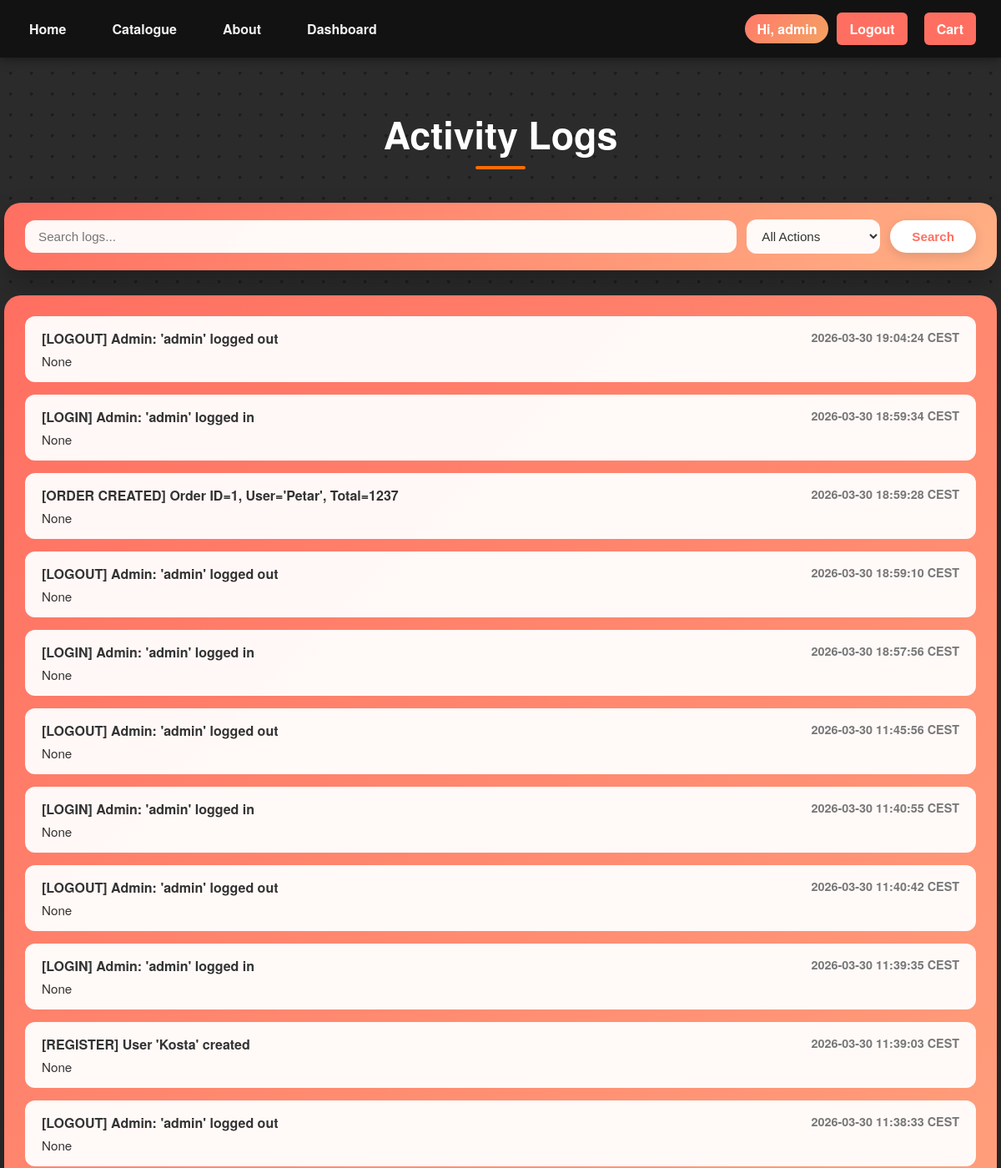
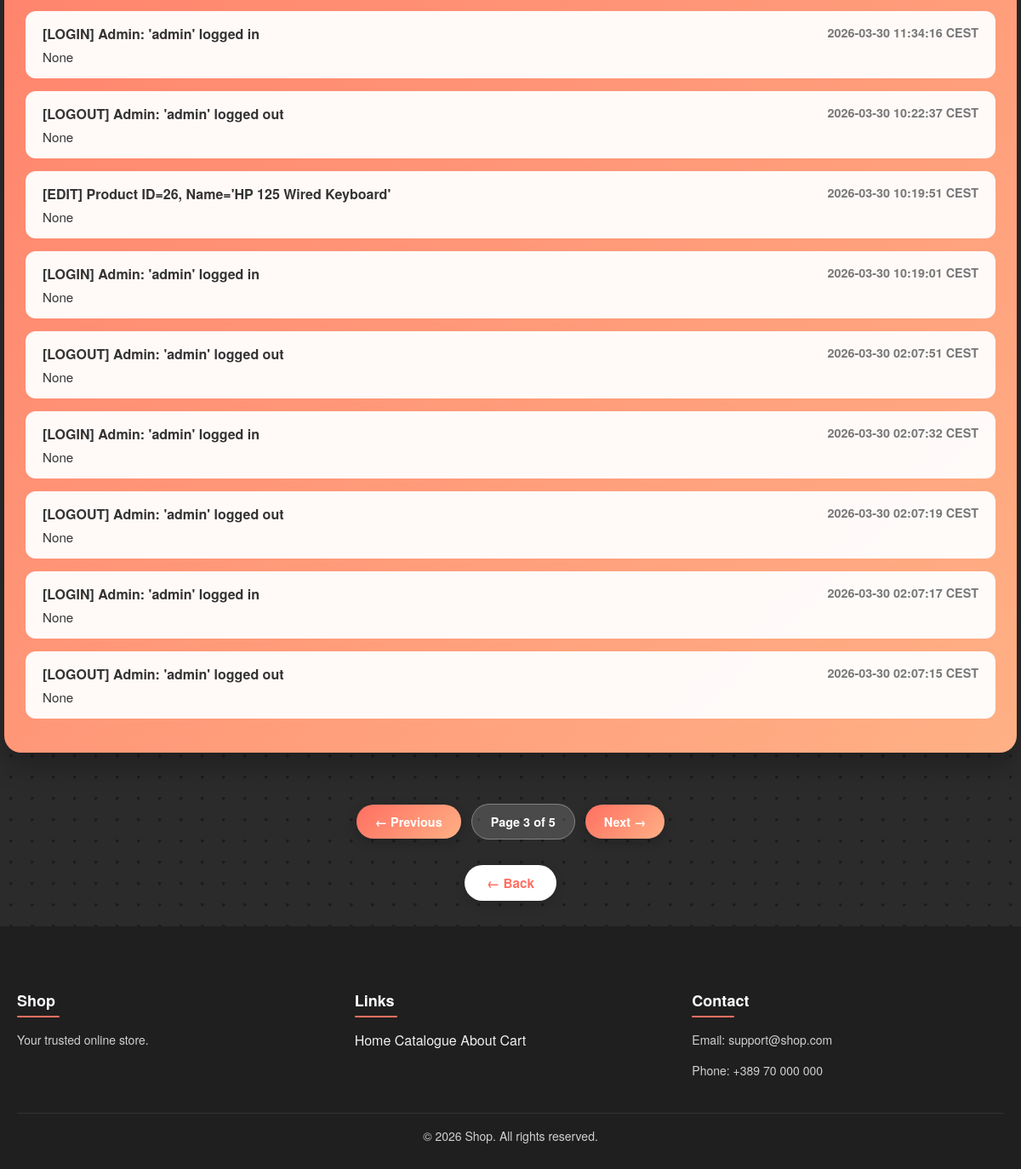
Page /dashboard/logs?page=3&q=&action= (signed in) on the committed database (2 pictures, top to bottom).
### models.py (models this page shows)
class Log(Base):
    __tablename__ = "logs"
    id = Column(Integer, primary_key=True)
    action = Column(String(255), nullable=False)
    user_id = Column(Integer)
    username = Column(String(120))
    message = Column(Text, nullable=True)
    timestamp = Column(DateTime, default=lambda: datetime.now(skopje_tz))

### app.py (the view)
@app.route("/dashboard/logs")
@admin_required
def logs():
    page = request.args.get('page', 1, type=int)
    q = request.args.get('q', '').strip()
    action_filter = request.args.get('action', '').strip()
    per_page = 20
    query = db_session.query(Log).order_by(Log.timestamp.desc())
    if q:
        query = query.filter(Log.action.ilike(f'%{q}%'))
    if action_filter:
        query = query.filter(Log.action.ilike(f'%[{action_filter.upper()}]%'))
    total = query.count()
    total_pages = max(ceil(total / per_page), 1)
    logs = query.offset((page - 1) * per_page).limit(per_page).all()
    return render_template('logs.html', logs=logs, page=page,
                           total_pages=total_pages, q=q, action=action_filter)

### templates/logs.html (shortened to what this page needs)
{% extends "layout.html" %}
{% block extra_css %}
<link rel="stylesheet" href="{{ url_for('static', filename='css/logs.css') }}">
{% endblock %}
{% block content %}
<h1 class="logs-title">Activity Logs</h1>
<form method="get" class="logs-search-form">
    <div class="logs-search-bar">
        <input type="text" name="q" placeholder="Search logs..." value="{{ q }}" class="logs-search-input">
        <select name="action" class="logs-search-select">
            <option value="">All Actions</option>
        </select>
        <button type="submit" class="logs-search-btn">Search</button>
    </div>
</form>
<div class="logs-container">
    {% for log in logs %}
        <div class="log-item {{ log.action }}">
            <div class="log-top">
                <span class="log-action">{{ log.action }}</span>
                <span class="log-time">{{ log.timestamp.strftime('%Y-%m-%d %H:%M:%S') }} CEST</span>
            </div>
            <div class="log-message">
                {{ log.message }}
            </div>
        </div>
    {% else %}
        <p class="no-logs">No logs found.</p>
    {% endfor %}
</div>
<div class="pagination">
    {% if page > 1 %}
        <a href="{{ url_for('logs', page=page-1, q=q, action=action) }}">← Previous</a>
    {% else %}
        <span class="disabled">← Previous</span>
    {% endif %}
    <span class="current-page">Page {{ page }} of {{ total_pages }}</span>
    {% if page < total_pages %}
        <a href="{{ url_for('logs', page=page+1, q=q, action=action) }}">Next →</a>
    {% else %}
        <span class="disabled">Next →</span>
    {% endif %}
</div>
<div style="text-align:center; margin: 30px 0;">
    <a href="{{ url_for('dashboard') }}" class="btn-back">← Back</a>
</div>
{% endblock %}

### static/css/logs.css (style rules this page uses)
body { background-color: #2b2b2b; background-image: radial-gradient(circle, #555 2px, transparent 2px); background-size: 25px 25px; background-blend-mode: overlay; font-family: 'Helvetica Neue', Helvetica, Arial, sans-serif; color: #fff; margin: 0; }
.logs-title { text-align: center; font-size: 2.8rem; font-weight: 700; margin: 60px 0 50px; position: relative; }
.logs-title::after { content: ""; position: absolute; bottom: -10px; left: 50%; transform: translateX(-50%); width: 60px; height: 4px; background: #ff6b00; border-radius: 2px; }
.logs-container { width: 95%; max-width: 1200px; margin: 0 auto 60px; padding: 25px; background: linear-gradient(135deg, #ff6f61, #ffb085); border-radius: 20px; box-shadow: 0 15px 30px rgba(0,0,0,0.25); }
.log-item { background: rgba(255,255,255,0.95); color: #333; padding: 15px 20px; border-radius: 12px; margin-bottom: 15px; transition: 0.3s; }
.log-top { display: flex; justify-content: space-between; font-weight: bold; margin-bottom: 5px; }
.log-time { font-size: 0.9rem; color: #777; }
.log-message { font-size: 0.95rem; }
html, body { height: 100%; margin: 0; }
body { display: flex; flex-direction: column; }
.btn-back { display: inline-block; background: #fff; color: #ff6f61; padding: 10px 26px; border-radius: 50px; font-size: 0.95rem; font-weight: 700; text-decoration: none; box-shadow: 0 4px 14px rgba(0,0,0,0.12); transition: all 0.3s ease; }
.pagination { display: flex; justify-content: center; align-items: center; margin: 0 0 30px; gap: 12px; flex-wrap: wrap; }
.pagination a { display: inline-block; padding: 10px 22px; border-radius: 50px; background: linear-gradient(135deg, #ff6f61, #ffb085); color: #fff; text-decoration: none; font-weight: 700; font-size: 0.9rem; box-shadow: 0 4px 14px rgba(0,0,0,0.2); transition: all 0.3s ease; }
.pagination .current-page { display: inline-block; padding: 10px 22px; border-radius: 50px; background: rgba(255,255,255,0.15); border: 1px solid rgba(255,255,255,0.3); color: #fff; font-weight: 700; font-size: 0.9rem; }
.logs-search-form { max-width: 1200px; width: 95%; margin: 0 auto 30px; padding: 20px 25px; background: linear-gradient(135deg, #ff6f61, #ffb085); border-radius: 20px; box-shadow: 0 15px 30px rgba(0,0,0,0.25); }
.logs-search-bar { display: flex; flex-wrap: wrap; gap: 12px; align-items: center; justify-content: center; }
.logs-search-input { flex: 1 1 280px; padding: 11px 16px; border-radius: 12px; border: none; background: rgba(255,255,255,0.95); color: #333; font-size: 0.95rem; outline: none; transition: box-shadow 0.3s ease; }
.logs-search-select { flex: 0 0 160px; padding: 11px 14px; border-radius: 12px; border: none; background: rgba(255,255,255,0.95); color: #333; font-size: 0.95rem; outline: none; cursor: pointer; transition: box-shadow 0.3s ease; }
.logs-search-btn { padding: 11px 26px; border-radius: 50px; border: none; background: #fff; color: #ff6f61; font-size: 0.95rem; font-weight: 700; cursor: pointer; box-shadow: 0 4px 14px rgba(0,0,0,0.12); transition: all 0.3s ease; }

### rows in the picture
Log: action "[LOGOUT] Admin: 'admin' logged out", timestamp "2026-03-30 19:04:24", message "None"
Log: action "[LOGIN] Admin: 'admin' logged in", timestamp "2026-03-30 18:59:34", message "None"
Log: action "[ORDER CREATED] Order ID=1, User='Petar', Total=1237", timestamp "2026-03-30 18:59:28", message "None"
Log: action "[LOGOUT] Admin: 'admin' logged out", timestamp "2026-03-30 18:59:10", message "None"
Log: action "[LOGIN] Admin: 'admin' logged in", timestamp "2026-03-30 18:57:56", message "None"
Log: action "[LOGOUT] Admin: 'admin' logged out", timestamp "2026-03-30 11:45:56", message "None"
Log: action "[LOGIN] Admin: 'admin' logged in", timestamp "2026-03-30 11:40:55", message "None"
Log: action "[LOGOUT] Admin: 'admin' logged out", timestamp "2026-03-30 11:40:42", message "None"
Log: action "[LOGIN] Admin: 'admin' logged in", timestamp "2026-03-30 11:39:35", message "None"
Log: action "[REGISTER] User 'Kosta' created", timestamp "2026-03-30 11:39:03", message "None"
Log: action "[LOGOUT] Admin: 'admin' logged out", timestamp "2026-03-30 11:38:33", message "None"
Log: action "[LOGIN] Admin: 'admin' logged in", timestamp "2026-03-30 11:34:16", message "None"
Log: action "[LOGOUT] Admin: 'admin' logged out", timestamp "2026-03-30 10:22:37", message "None"
Log: action "[EDIT] Product ID=26, Name='HP 125 Wired Keyboard'", timestamp "2026-03-30 10:19:51", message "None"
Log: action "[LOGIN] Admin: 'admin' logged in", timestamp "2026-03-30 10:19:01", message "None"
Log: action "[LOGOUT] Admin: 'admin' logged out", timestamp "2026-03-30 02:07:51", message "None"
Log: action "[LOGIN] Admin: 'admin' logged in", timestamp "2026-03-30 02:07:32", message "None"
Log: action "[LOGOUT] Admin: 'admin' logged out", timestamp "2026-03-30 02:07:19", message "None"
Log: action "[LOGIN] Admin: 'admin' logged in", timestamp "2026-03-30 02:07:17", message "None"
Log: action "[LOGOUT] Admin: 'admin' logged out", timestamp "2026-03-30 02:07:15", message "None"

### other values in the picture
{{ session.username }} "admin"
{{ page }} "3"
{{ total_pages }} "5"
